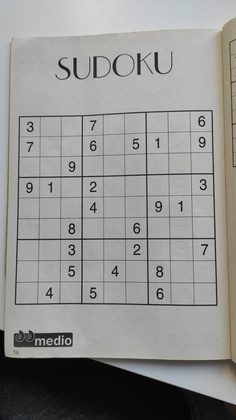
%> input picture Sudoku/1.jpeg, 236 x 420 px, shrunk from 899 x 1599 before the run
$ octave TesteoSudoku.m   (GNU Octave 9; MATLAB toolbox functions it lacks are replaced by stand-ins)
%> lines starting %> are read from the running program, lines starting %| are printed output that depends on the picture; in (x1, y1, x2, y2) boxes, pixels count from 0 and x2, y2 are one past the last pixel; in counts of white or black regions, pixels touching at a corner belong together; the program's own positions count from 1
### Sudoku/find_sudoku.m
function [squares,num_squares] = find_sudoku(image)

    %% Parameters
    open = 1000;        % Elimite small objects
    min_area = 10000;   % Elimite small objects
    u_max = 0.75;       % Maximum threshold
    u_min = 0.25;        % Minimum threshold

    display1 = 0;
    display2 = 0;
    display3 = 1;

    %% Preprocessed

    % Binarization using the Otsu method (adaptative)
    ImGRay = 255-rgb2gray(image);
    Ibw = imbinarize(ImGRay,'adaptive','Sensitivity',0.41);

    %% Image processing
    % Fill in the holes
    Ifill = imfill(Ibw,'holes');

    % Elimite small objects
    Iarea = bwareaopen(Ifill,open);


    % Label connected regions
    Iprocessed= bwlabel(Iarea);

    % DISPLAY
    if(display1 == 1)
        figure('NumberTitle', 'off', 'Name', 'Preprocessed');
        subplot(1,5,1)
        imshow(image);
        title('Original image');

        subplot(1,5,2)
        imshow(Ibw)
        title('Binarized Image')

        subplot(1,5,3)
        imshow(Ifill)
        title('Fill image')

        subplot(1,5,4)
        imshow(Iarea)
        title('Image without small objects')

        subplot(1,5,5)
        imshow(Iprocessed,[])
        colormap(gca,[0,0,0;colorcube])
        title('Connected regions')
    end

    %% Identification

    % Binarized, filled with convex image and its area
    prop_im1 = regionprops(Iprocessed,'Image','ConvexImage','Area');

    % DISPLAY
    if(display2 == 1)
        % Show the signature of each object
        figure('NumberTitle', 'off', 'Name', 'Signatures');
        cont = 1;   % Auxiliary variables to display
    end

    num_squares = 0;  % Auxiliary variables to count number of sudokus

    square = [];
    IndSquare = [];
    for k = 1:numel(prop_im1)

        % Elimite small areas
        if (prop_im1(k).Area > min_area)

            % Calculation of the normalized signature
            [sig_ang,sig_val] = signature(prop_im1(k).ConvexImage);

            % Calculation of maximums:
            up_cut = find(sig_val >= u_max);
            sz = size(up_cut)-1;
            n_maximum = 1;
            for i=1:sz(1)
                if((up_cut(i+1) - up_cut(i)) > 10)
                    n_maximum = n_maximum + 1;
                end
            end

            % Calculation of minimums:
            bottom_cut = find(sig_val <= u_min);
            sz = size(bottom_cut)-1;
            n_minimum = 1;
            for i=1:sz(1)
                if((bottom_cut(i+1) - bottom_cut(i)) > 10)
                    n_minimum = n_minimum + 1;
                end
            end

            % DISPLAY
            if(display2 == 1)
                % Show the process
                subplot(numel(prop_im1),3,cont)
                imshow(prop_im1(k).Image);
                title('Region');
                subplot(numel(prop_im1),3,cont+1)
                imshow(prop_im1(k).ConvexImage);
                title('Convex image');
                subplot(numel(prop_im1),3,cont+2)
                % Show the signature
                plot(sig_ang,sig_val);
                title(sprintf('Signature: Nmax = %d y Nmin = %d', n_maximum,n_minimum));
                cont=cont+3;
            end

            % If it has 4 minimum and 5 maximum it is a square and it is saved
            if(n_maximum == 5 && n_minimum == 4)
                IndSquare(num_squares+1) = k;
                num_squares = num_squares+1;
            end
        end
    end

    %% Squares extraction
    for k = 1:num_squares
        % The square region of the original is segmented (Just for display)
        ImSquare = (Iprocessed == IndSquare(k));
        ImSudoku(:,:,1) = double(image(:,:,1)) .* (ImSquare);
        ImSudoku(:,:,2) = double(image(:,:,2)) .* (ImSquare);
        ImSudoku(:,:,3) = double(image(:,:,3)) .* (ImSquare);
        ImSudoku = ImSudoku/255;
        ImSudoku = 1-abs(ImSudoku);

        % The square region of the binarized is segmented
        ImSudokub(:,:,1) = double(Ibw(:,:)) .* (ImSquare);

        % They rotate
        ImH = hough(ImSudokub);
        p = houghpeaks(ImH,1);
        ang = p(:,2);

        % Wrap angle
        if(ang >= 170)
            ang = ang - 180;
        elseif(ang >= 90)
            ang = ang - 90;
        elseif(ang > 80)
            ang = ang - 90;
        end
        ImR  = imrotate(ImSudoku,ang);
        ImRb = imrotate(ImSudokub,ang);


        % Extraction
        [rows, columns] = find(ImRb);
        row1 = min(rows);
        row2 = max(rows);
        col1 = min(columns);
        col2 = max(columns);
        Sudoku = ImR(row1:row2, col1:col2); % Crop image.

        st1 = string("squares(");
        st2 = string(k);
        st3 = string(").Image = Sudoku;");
        st = strcat(st1,st2,st3);
        eval(st);

        % DISPLAY
        if(display3 == 1)
            figure('NumberTitle', 'off', 'Name', 'Result');
            subplot(1,4,1)
            imshow(ImSudoku)
            title('Sudoku segmented');

            subplot(1,4,2)
            imshow(ImR)
            title('Sudoku rotate');

            subplot(1,4,3)
            imshow(ImRb)
            title('Sudoku rotate and binarized');

            subplot(1,4,4)
            imshow(Sudoku)
            title('Extracted');
        end
    end
end

### Sudoku/signature.m
function [angle,value] = signature(imb)

    % Returns the signature of a binary object
    ims = bwperim(imb);                    % Gets the contour pixels
    [x,y] = find (ims);                    % Get the coordinates
    mx = mean(x);                          % Get the centroid
    my = mean(y);
    distance = sqrt((x-mx).^2+(y-my).^2);  % Distance to centroid of contour points
    angle = atan2(y-my,x-mx);              % Angle of the contour point with respect to the centroid
    [angle,sequence] = sort(angle);        % Sort distance by angle
    s = distance(sequence);                % Signature

    % Normalization: Scaling Immunity
    s = s-min(s);
    s = s/max(s);

    % First angle -> furthest point: Immunity to rotation
    maximum = find(s == 1);
    sz = size(s);
    sr = circshift(s,[(sz(1)-maximum) 0]);

    % Resulting signature:
    angle = angle+pi;
    value = sr;
end

### Sudoku/find_cells.m
function [image_cell] = find_cells(img1,display)
%% Resolucion identificacion cuadriculas transformada de hough
%% Lectura del fichero
imR = imbinarize(img1,'adaptive','ForegroundPolarity','dark','Sensitivity',0.5);
%imR = imbinarize(img1,'adaptive','ForegroundPolarity','dark','Sensitivity',0.6);


%% Aplicación filtro de Sobel
imagenSobelH = imfilter(imR,fspecial('sobel'),'replicate');
imagenSobelH = double(imagenSobelH);
imagenSobelV = imfilter(imR,fspecial('sobel')','replicate');
imagenSobelV = double(imagenSobelV);
im2 = sqrt((imagenSobelH.^2)+(imagenSobelV.^2));

%% Mejora de imagen sobel con dilatacion
if length(imR(1,:))>=250
    se = strel('line',0.01*length(img1(:,1)),0);
    BW2 = imdilate(im2,se);
    se = strel('line',0.01*length(img1(:,1)),90);
    im2 = imdilate(BW2,se);
end


%% Busqueda de lineas en imagen
imgedge=im2;
image_cell=[];
%transformacion de hough
[H,T,R] = hough(imgedge);
%busqueda de peaks
P  = houghpeaks(H,24,'threshold',ceil(0.3*max(H(:)))); x = T(P(:,2)); y = R(P(:,1)); %plot(x,y,'s','color','white');
%busqueda de lineas
lines = houghlines(imgedge,T,R,P,'FillGap',600,'MinLength',0.8*length(img1(:,1)));

%eliminacion de lines diagonales
margen_angulo=6;
diagonales=[];
cont=1;
for i=1:length(lines)
    if abs(abs(lines(i).theta)-90)>=margen_angulo && abs(lines(i).theta)>=margen_angulo
        diagonales(cont)=i;
        cont=cont+1;
    end
end
cont2=0;

    for i=1:length(diagonales)
        lines(diagonales(i)-cont2)=[];
        cont2=cont2+1;
    end
%%
clear lines_horizontal;
clear lines_vertical;

%Separar en Horizontales y verticales
contvertical=1;
conthorizontal=1;
flag_horizontal=0;
flag_vertical=0;

for i=1:length(lines)
    if abs(lines(i).theta-0)<= margen_angulo %vertical
        lines_vertical(contvertical)=lines(i);
        contvertical=contvertical+1;
        flag_vertical=1;
    end
    if abs(abs(lines(i).theta) - 90)<=margen_angulo %horizontal
        lines_horizontal(conthorizontal)=lines(i);
        conthorizontal=conthorizontal+1;
        flag_horizontal=1;

    end
end
flag=0;
if flag_vertical==0 || flag_horizontal==0
    disp('Warning: Unable to find lines. ')
    image_cell=[];
    flag=1;
end

if flag==0
%Angulo medio de horizontales y verticales
 angmed_Vert=0;
angmed_Horizont=0;
for i=1:length(lines_vertical)
    angmed_Vert=angmed_Vert+ abs(lines_vertical(i).theta);

end
angmed_Vert=angmed_Vert/length(lines_vertical);


for i=1:length(lines_horizontal)
    angmed_Horizont=angmed_Horizont+abs(lines_horizontal(i).theta);
end
angmed_Horizont=angmed_Horizont/length(lines_horizontal);

%Volvemos a eliminar diagonales, ahora sabiendo el valor medio
angmed_Vert=abs(lines_vertical(2).theta);
angmed_Horizont=abs(lines_horizontal(length(lines_horizontal)).theta);
margen_angulo=margen_angulo;
diagonales=[];
cont=1;
for i=1:length(lines_horizontal)
    if abs(abs(lines_horizontal(i).theta)-angmed_Horizont)>=margen_angulo && abs(lines_horizontal(i).theta- angmed_Vert)>=margen_angulo
        diagonales(cont)=i;
        cont=cont+1;
    end
end
cont2=0;

    for i=1:length(diagonales)
        lines_horizontal(diagonales(i)-cont2)=[];
        cont2=cont2+1;
    end

diagonales=[];
cont=1;
for i=1:length(lines_vertical)
    if abs(abs(lines_vertical(i).theta)-90)>=margen_angulo && abs(lines_vertical(i).theta)>=margen_angulo
        diagonales(cont)=i;
        cont=cont+1;
    end
end
cont2=0;

    for i=1:length(diagonales)
        lines_vertical(diagonales(i)-cont2)=[];
        cont2=cont2+1;
    end
%ordenar de menor a mayor horizontales y verticales

for i=1:length(lines_vertical)-1
    for j=1:length(lines_vertical)-1
    if lines_vertical(j).point1(1)>lines_vertical(j+1).point1(1)
        aux=lines_vertical(j);
        lines_vertical(j)=lines_vertical(j+1);
        lines_vertical(j+1)=aux;
    end
    end
end

for i=1:length(lines_horizontal)-1
    for j=1:length(lines_horizontal)-1
    if lines_horizontal(j).point1(2)>lines_horizontal(j+1).point1(2)
        aux=lines_horizontal(j);
        lines_horizontal(j)=lines_horizontal(j+1);
        lines_horizontal(j+1)=aux;
    end
    end
end

% %Eliminamos lineas que representan bordes
if length(lines_horizontal(:))==10
    lines_horizontal=lines_horizontal(2:length(lines_horizontal)-1);

end
if length(lines_vertical(:))==10
    lines_vertical=lines_vertical(2:length(lines_vertical)-1);
end


if length(lines_horizontal(:))==9
    abajo= lines_horizontal(length(lines_horizontal(:)));
    arriba=lines_horizontal(1);
    distancia_abajo= abs(length(imR(:,1))-abajo.point1(1));
    distancia_arriba= abs(0 -arriba.point1(1));

if distancia_abajo > distancia_arriba
    lines_horizontal=lines_horizontal(1:length(lines_horizontal)-1);
else
    lines_horizontal=lines_horizontal(2:length(lines_horizontal));

end
end


if length(lines_vertical(:))==9
    derecha= lines_vertical(length(lines_vertical(:)));
    izquierda=lines_vertical(1);
    distancia_derecha= abs(length(imR(1,:))-derecha.point1(1));
    distancia_izquierda=abs(0 -izquierda.point1(1));

if distancia_derecha > distancia_izquierda
    lines_vertical=lines_vertical(2:length(lines_vertical));

else
    lines_vertical=lines_vertical(1:length(lines_vertical)-1);


end
end
flag=0;

if length(lines_horizontal(:))~=8 || length(lines_vertical(:))~=8
    image_cell=[];
    disp('Warning: No se ha detectado Sudoku')
    flag=1;

end
end

%%


if flag==0

max_len = 0;
xmin=1000;
xmax=0;
ymin=1000;
ymax=0;

for k = 1:length(lines)
    xy = [lines(k).point1; lines(k).point2];

    %Determine the endpoints of the longest line segment
    len = norm(lines(k).point1 - lines(k).point2);
    if ( len > max_len)
        max_len = len;
        xy_long = xy;
    end

    Pxmin=min([lines(k).point1(1),lines(k).point2(1)]);
    Pxmax=max([lines(k).point1(1),lines(k).point2(1)]);

    Pymin=min([lines(k).point1(2),lines(k).point2(2)]);
    Pymax=max([lines(k).point1(2),lines(k).point2(2)]);


    if (Pxmin<xmin)
        xmin=Pxmin;
    end
    if (Pxmax>xmax)
        xmax=Pxmax;
    end
    if (Pymin<ymin)
        ymin=Pymin;
    end
    if (Pymax>ymax)
        ymax=Pymax;
    end


end

% Cálculo puntos de corte rectas
crossingpoints=zeros(length(lines_horizontal)*length(lines_vertical),2);
%crossingpoints=zeros((length(lines)/2)^2,2);

cont=1;


for i=1:length(lines_horizontal) %horizontales
    for j=1:length(lines_vertical) %verticales

    x1=lines_horizontal(i).point1(1);
    y1=lines_horizontal(i).point1(2);

    x2=lines_horizontal(i).point2(1);
    y2=lines_horizontal(i).point2(2);


    x3=lines_vertical(j).point1(1);
    y3=lines_vertical(j).point1(2);

    x4=lines_vertical(j).point2(1);
    y4=lines_vertical(j).point2(2);

    A=[y2-y1 , -(x2-x1);
    y4-y3, -(x4-x3)];

    B=[(y1*x1 - y1*x2) - (x1*y1 - x1*y2);
    (y3*x3 - y3*x4) - (y3*x3 - x3*y4)];

    x=A\B;

    crossingpoints(cont,:)=x;
    cont=cont+1;
    end
end


if length(lines_horizontal)==8
xi=lines_horizontal(1).point1(1);
yi=lines_vertical(1).point1(2);
n=81;
image_cell=cell(n,1);
contPoints=1;
for i=1:8
    %fila 1
    image_cell{i}=imR(ceil(yi):ceil(crossingpoints(contPoints,2)),ceil(xi):ceil(crossingpoints(contPoints,1)));
    yi=lines_vertical(i).point1(2);
    xi=crossingpoints(contPoints,1);
    contPoints=contPoints+1;
end
i=i+1;
image_cell{i}=imR(ceil(yi):ceil(crossingpoints(contPoints-1,2)),ceil(xi):ceil(lines_horizontal(1).point2(1)));

xi=lines_horizontal(1).point1(1);
yi=crossingpoints(1,2);

for i=10:17
    %fila 2
    ylast=yi;
    image_cell{i}=imR(ceil(yi):ceil(crossingpoints(contPoints,2)),ceil(xi):ceil(crossingpoints(contPoints,1)));
    yi=crossingpoints(contPoints-8,2);
    xi=crossingpoints(contPoints,1);
    contPoints=contPoints+1;

end
i=i+1;
image_cell{i}=imR(ceil(ylast):ceil(crossingpoints(contPoints-1,2)),ceil(xi):ceil(lines_horizontal(2).point2(1)));

xi=lines_horizontal(2).point1(1);

yi=crossingpoints(9,2);

for i=19:26
    %fila 3
    ylast=yi;
    xlast=xi;
    %image_cell{i}=imR(yi:crossingpoints(contPoints,2),xi:crossingpoints(contPoints,1));
    image_cell{i}=imR(ceil(yi):ceil(crossingpoints(contPoints,2)),ceil(xi):ceil(crossingpoints(contPoints,1)));

    yi=crossingpoints(contPoints-8,2);
    xi=crossingpoints(contPoints,1);
    contPoints=contPoints+1;

end

i=i+1;
image_cell{i}=imR(ceil(ylast):ceil(crossingpoints(contPoints-1,2)),ceil(xi):ceil(lines_horizontal(3).point2(1)));

xi=lines_horizontal(3).point1(1);

yi=crossingpoints(17,2);
for i=28:35
    %fila 4
        ylast=yi;

    image_cell{i}=imR(ceil(yi):ceil(crossingpoints(contPoints,2)),ceil(xi):ceil(crossingpoints(contPoints,1)));
    yi=crossingpoints(contPoints-8,2);

    xi=crossingpoints(contPoints,1);
    contPoints=contPoints+1;

end
i=i+1;
image_cell{i}=imR(ceil(ylast):ceil(crossingpoints(contPoints-1,2)),ceil(xi):ceil(lines_horizontal(4).point2(1)));

xi=lines_horizontal(4).point1(1);

yi=crossingpoints(25,2);
for i=37:44
    %fila 5
    ylast=yi;

    image_cell{i}=imR(ceil(yi):ceil(crossingpoints(contPoints,2)),ceil(xi):ceil(crossingpoints(contPoints,1)));

    yi=crossingpoints(contPoints-8,2);

    xi=crossingpoints(contPoints,1);
    contPoints=contPoints+1;

end
i=i+1;
image_cell{i}=imR(ceil(ylast):ceil(crossingpoints(contPoints-1,2)),ceil(xi):ceil(lines_horizontal(5).point2(1)));

xi=lines_horizontal(5).point1(1);

yi=crossingpoints(33,2);
for i=46:53
    %fila 6
        ylast=yi;

    image_cell{i}=imR(ceil(yi):ceil(crossingpoints(contPoints,2)),ceil(xi):ceil(crossingpoints(contPoints,1)));

    yi=crossingpoints(contPoints-8,2);

    xi=crossingpoints(contPoints,1);
    contPoints=contPoints+1;

end
i=i+1;
image_cell{i}=imR(ceil(ylast):ceil(crossingpoints(contPoints-1,2)),ceil(xi):ceil(lines_horizontal(6).point2(1)));

xi=lines_horizontal(6).point1(1);

yi=crossingpoints(41,2);

for i=55:62
    %fila 7
        ylast=yi;

    image_cell{i}=imR(ceil(yi):ceil(crossingpoints(contPoints,2)),ceil(xi):ceil(crossingpoints(contPoints,1)));

    yi=crossingpoints(contPoints-8,2);

    xi=crossingpoints(contPoints,1);
    contPoints=contPoints+1;

end
i=i+1;
%image_cell{i}=imR(ylast:crossingpoints(contPoints-1,2),xi:lines_horizontal(7).point2(1));
image_cell{i}=imR(ceil(ylast):ceil(crossingpoints(contPoints-1,2)),ceil(xi):ceil(lines_horizontal(7).point2(1)));

xi=lines_horizontal(7).point1(1);

yi=crossingpoints(49,2);
for i=64:71
    %fila 8
        ylast=yi;


    image_cell{i}=imR(ceil(yi):ceil(crossingpoints(contPoints,2)),ceil(xi):ceil(crossingpoints(contPoints,1)));
    yi=crossingpoints(contPoints-8,2);


    xi=crossingpoints(contPoints,1);
    contPoints=contPoints+1;

end
i=i+1;
image_cell{i}=imR(ceil(ylast):ceil(crossingpoints(contPoints-1,2)),ceil(xi):ceil(lines_horizontal(8).point2(1)));

xi=lines_horizontal(8).point1(1);

yi=crossingpoints(57,2);
contPoints=contPoints-8;
for i=73:80
    %fila 9

    ylast=yi;

    image_cell{i}=imR(ceil(yi):ceil(lines_vertical(i-72).point2(2)),ceil(xi):ceil(crossingpoints(contPoints,1)));

    yi=crossingpoints(contPoints,2);

    xi=crossingpoints(contPoints,1);
    contPoints=contPoints+1;


end
i=i+1;
image_cell{i}=imR(ceil(yi):ceil(lines_vertical(8).point2(2)),ceil(xi):ceil(lines_horizontal(8).point2(1)));
end


if length(lines_horizontal)~=8 || length(lines_vertical)~=8
    image_cell=[];
    disp('Warning: No se ha detectado Sudoku')
end

end
%%

if display==1 % flag==0 && display==1


    figure
    imshow(img1)

    title('Extracted Sudoku','FontSize',14)

    figure
    imshow(im2);
    title('Filtered Image','FontSize',14)

    figure
	imshow(imR), hold on

    for k = 1:length(lines)
        xy = [lines(k).point1; lines(k).point2];
        plot(xy(:,1),xy(:,2),'LineWidth',2,'Color','green');
        % Plot beginnings and ends of lines
        plot(xy(1,1),xy(1,2),'x','LineWidth',2,'Color','yellow');
        plot(xy(2,1),xy(2,2),'x','LineWidth',2,'Color','red');
        hold on
    end
    if flag==0
    for i=1: length(crossingpoints(:,1))
        plot(crossingpoints(i,1),crossingpoints(i,2),'x','LineWidth',4,'Color','blue');
    end
    end
    figure
for i=1:81
    subplot(9,9,i)
    imshow(image_cell{i})

end
% suptitle('Cell Division')

end


end

### Sudoku/TesteoSudoku.m
%% Testeo
img1=imread('1.jpeg');
%> img1 is the input picture: size 420x236x3 uint8; mean R, G, B 146.5, 146.1, 144.1

[a,b]=find_sudoku(img1);
%> in find_sudoku, `Ibw = imbinarize(ImGRay,'adaptive','Sensitivity',0.41);`:
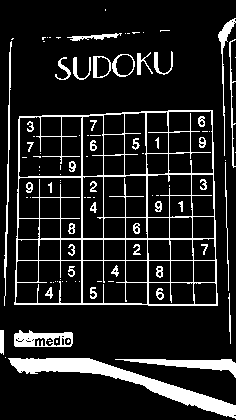
%> Ibw: size 420x236 logical; 13.1% white; 100 white regions (56 under 20 px), largest, box (x1, y1, x2, y2) and area: (14, 110, 218, 306) 4934, (8, 358, 236, 419) 2973, (115, 359, 236, 378) 809
%> in find_sudoku, `Iprocessed= bwlabel(Iarea);`:
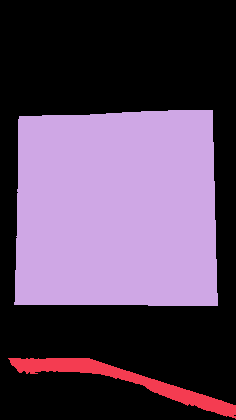
%> Iprocessed: size 420x236 double; 3 distinct labels, from 0 to 2; one colour per label, 0 black
%> in find_sudoku, `prop_im1 = regionprops(Iprocessed,'Image','ConvexImage','Area');`: prop_im1 = 2 regions; Area: 38182, 2974
%> the loop in find_sudoku, `for k = 1:numel(prop_im1)` made 2 passes
%> (mx in signature, my in signature, maximum in signature, num_squares) on pass 2: (100.8, 103.3, 286, 1)
%> after the loop in find_sudoku, `for k = 1:numel(prop_im1)`: bottom_cut = 327 values from 54 to 716; n_maximum = 5; n_minimum = 4; sig_ang = 779 values from 0.00335 to 6.28; sig_val = 779 values, max 1 at index 779, min 0 at index 102, mean 0.387; up_cut = 115 values from 1 to 779
%> the loop in find_sudoku, `for k = 1:num_squares` made 1 pass
%> (p, ang, row1, row2, col1, col2, st1, st2) on pass 1: ([178 1], 1, 112, 309, 21, 224, 'squares(', '1')
%> pass 1, in find_sudoku, `ImSudoku = 1-abs(ImSudoku);`:
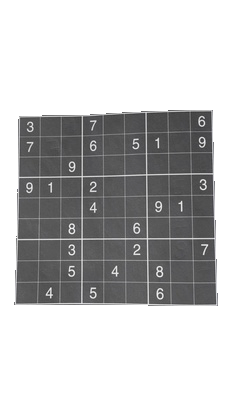
%> ImSudoku: size 420x236x3 double; mean R, G, B 0.761, 0.761, 0.762
%> pass 1, in find_sudoku, `ImH = hough(ImSudokub);`:
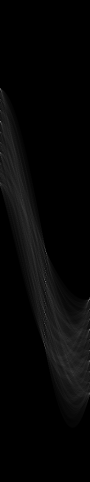
%> ImH: size 963x180 double (shown at 1/2 size); min 0, max 204, mean 6.4
%> after the loop in find_sudoku, `for k = 1:num_squares`:
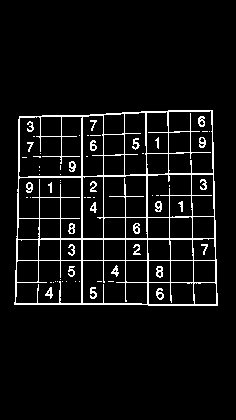
%> ImSudokub: size 420x236 double; values 0 (black) and 1 (white), 6.2% white in thin lines or dots, all inside (x1, y1, x2, y2) = (14, 110, 218, 306)
%> b = 1
img1=imcomplement(a.Image);
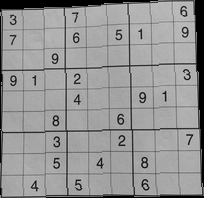
%> img1: size 198x204 double; min 0, max 0.808, mean 0.585

image_cell=find_cells(img1,1);
%> in find_cells, `imR = imbinarize(img1,'adaptive','ForegroundPolarity','dark','Sensitiv..`:
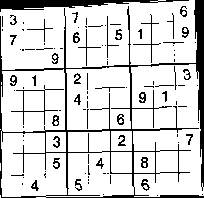
%> imR: size 198x204 logical; 83.6% white; 104 black regions (65 under 20 px), largest, box (x1, y1, x2, y2) and area: (0, 0, 204, 198) 3769, (0, 0, 189, 12) 992, (11, 85, 64, 125) 165
%> (the rest of the program and of its run is left out)
